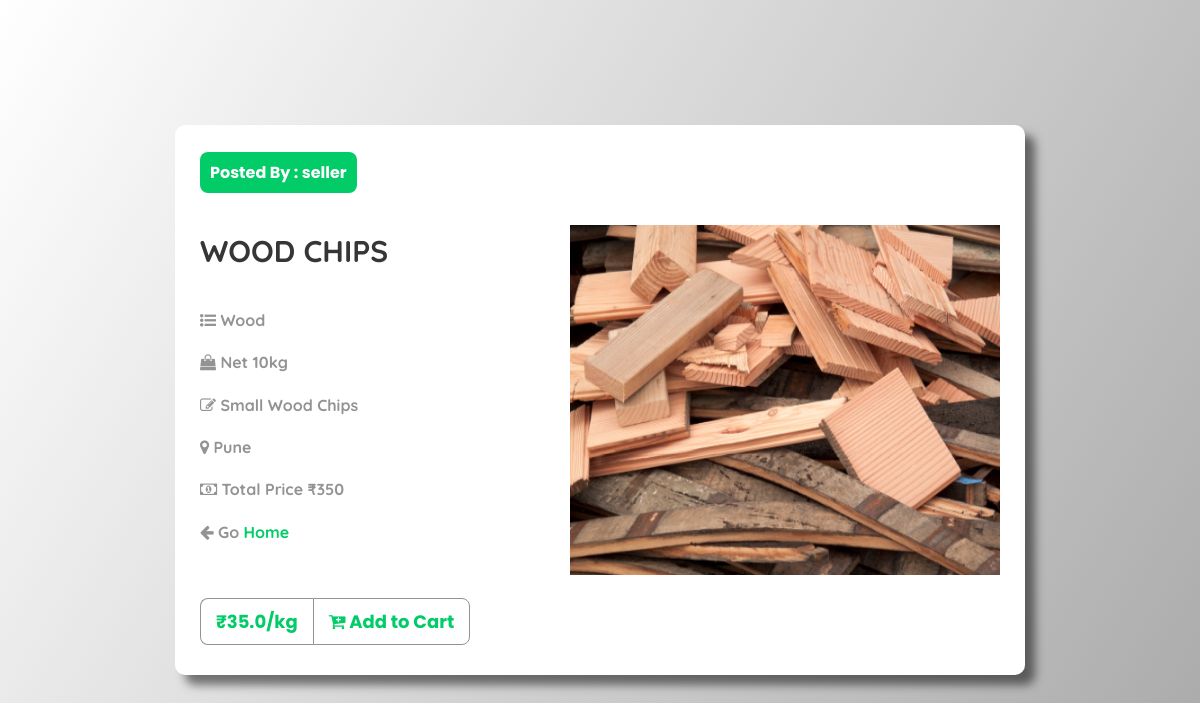
Screenshot of /item_description/2 with the database file from the repository.
### core/models.py (models this page shows, shortened)
class Product(models.Model):
    poster = models.ForeignKey(Customer, on_delete=models.CASCADE, null=True)
    name = models.CharField(max_length=100, blank=True)
    category = models.ForeignKey(Category, on_delete=models.CASCADE, blank=True)
    description = models.CharField(max_length=200, blank=True)
    price = models.FloatField(default=0.0, blank=True)
    quantity = models.IntegerField(default=0, blank=True)
    address = models.CharField(max_length=200, blank=True)
    city = models.CharField(max_length=100, blank=True)
    zip_code = models.CharField(max_length=15, blank=True)
    phone = models.CharField(max_length=12, null=True)
    image = models.ImageField(upload_to='images/', blank=True)
    available = models.BooleanField(default=True, blank=True)

class Customer(models.Model):
    user = models.OneToOneField(User, null=False, blank=False, on_delete=models.CASCADE)
    phone_field = models.CharField(max_length=12, blank=False)
    def __str__(self) :
        return self.user.username

class Category(models.Model):
    category_name = models.CharField(max_length=100)
    def __str__(self):
        return self.category_name

### core/views.py (the view)
# urls.py: path('item_description/<int:pk>', views.item_description, name='item_description'),
def item_description(request, pk):
    product = Product.objects.get(pk=pk)
    return render(request, 'core/item_description.html', {'product':product})

### templates/core/item_description.html (shortened to what this page needs)
<!DOCTYPE html>
{% load static %}
<html lang="en">
  <head>
    <link rel="stylesheet" type="text/css" href="{% static 'css/bootstrap.min.css' %}">
    <link rel="stylesheet" type="text/css" href="{% static 'fonts/line-icons.css' %}">
    <link rel="stylesheet" type="text/css" href="{% static 'css/slicknav.css' %}">
    <link rel="stylesheet" type="text/css" href="{% static 'css/animate.css' %}">
    <link rel="stylesheet" type="text/css" href="{% static 'css/owl.carousel.css' %}">
    <link rel="stylesheet" type="text/css" href="{% static 'css/main.css' %}">
    <link rel="stylesheet" type="text/css" href="{% static 'css/responsive.css' %}">
    <link rel="stylesheet" href="https://cdnjs.cloudflare.com/ajax/libs/font-awesome/4.7.0/css/font-awesome.min.css">
  </head>
  <body>
    <div class="wrapper">
        <div class="outer">
            <div class="content animated fadeInLeft" style="padding-left: 5px;">
                <span class="bg animated fadeInDown" style="font-size: 16px;"><b>Posted By : {{product.poster}}</b></span>
                <h1 style="padding-top: 40px;">{{product.name}}</h1>
                <p style="font-size: 16px; padding-top: 20px;"><i class="fa fa-list-ul"></i> <b>{{product.category}}</b></p>
                <p style="font-size: 16px;"><i class="fa fa-shopping-bag"></i> <b>Net {{product.quantity}}kg</b></p>
                <p style="font-size: 16px;"><i class="fa fa-pencil-square-o"></i> <b>{{product.description}}</b></p>
                <p style="font-size: 16px;"><i class="fa fa-map-marker"></i> <b>{{product.city}}</b></p>
                <p style="font-size: 16px;"><i class="fa fa-money"></i> <b>Total Price ₹{% widthratio product.quantity 1 product.price %}</b></p>
                <p style="font-size: 16px;"><i class="fa fa-arrow-left"></i> <b>Go</b> <a href="{% url 'index' %}" style="color:#01cc67;"><b>Home</b></a></p><br>
                <div class="button">
                    {% if user.is_authenticated %}
                    <a href="{% url 'add_to_cart' product.pk %}" style="font-size: 18px;">₹{{product.price}}/kg</a><a class="cart-btn" href="{% url 'add_to_cart' product.pk %}" style="font-size: 18px;"><i class="fa fa-cart-plus"></i> Add to Cart</a>
                    {% else %}
                    <a href="{% url 'user_login' %}" style="font-size: 18px;">₹{{product.price}}/kg</a><a class="cart-btn" href="{% url 'user_login' %}" style="font-size: 18px;"><i class="fa fa-cart-plus"></i> Add to Cart</a>
                    {% endif %}
                </div>
            </div>
            <div>
                {% if product.image %}
                <a href="{% url 'item_image' product.pk %}" target="_blank">
                    <img src="{{product.image.url}}" alt="No Image" width="465px" height="350px" class="animated fadeInRight">
                </a>
                {% else %}
                <a href="{% url 'item_image' product.pk %}" target="_blank">
                    <img src="{% static 'img/noimage.png' %}" alt="No Image" width="465px" height="350px" class="animated fadeInRight">
                </a>
                {% endif %}
                <div style="padding-left: 595px; padding-top: 415px;">
                </div>
            </div>
        </div>
    </div>
</body>
</html>

### static/css/main.css (style rules this page uses)
html { overflow-x: hidden; }
body { background: #fff; font-size: 14px; font-weight: 400; font-family: "Quicksand", sans-serif; -webkit-box-sizing: border-box; -moz-box-sizing: border-box; box-sizing: border-box; -webkit-font-smoothing: subpixel-antialiased; color: #333; line-height: 25px; -webkit-backface-visibility: hidden; backface-visibility: hidden; overflow-x: hidden; }
h1, h2, h3, h4 { font-size: 36px; font-weight: 700; font-family: "Quicksand", sans-serif; }
a { -webkit-transition: all 0.2s linear; -moz-transition: all 0.2s linear; -o-transition: all 0.2s linear; transition: all 0.2s linear; }
p { font-weight: 400; font-family: "Quicksand", sans-serif; margin: 0px; font-size: 14px; }

### templates/core/item_description.html (style rules this page uses)
body { box-sizing: border-box; background: linear-gradient(120deg,#ffffff, #a9a9a9); }
.wrapper { display: flex; justify-content: center; align-items: center; font-family: "Poppins", sans-serif; width: 100%; height: 100vh; }
.outer { position: relative; background: #ffffff; height: 550px; width: 850px; overflow: hidden; display: flex; align-items: center; border-radius: 10px; box-shadow: 10px 10px 10px rgba(0,0,0,0.5); }
img { position: absolute; top: 100px; right: -10px; z-index: 0; padding-right: 35px; }
.content { animation-delay: 0.3s; position: absolute; left: 20px; z-index: 3 }
h1 { color: #363636; text-transform: uppercase; font-size: 30px; }
p { width: 280px; font-size: 13px; line-height: 1.4; color: #939393; margin: 20px 0; }
.bg { display: inline-block; color: #ffffff; background: #01cc67; padding: 8px 10px; border-radius: 8px; font-size: .7em; }
.button { width: fit-content; height: fit-content; margin-top: 10px; margin-bottom: -5px; }
.button a { display: inline-block; overflow: hidden; position: relative; font-size: 11px; color: #01cc67; text-decoration: none; padding: 10px 15px; border: 1px solid #939393; font-weight: bold; }
.button a:after { content: ""; position: absolute; top: 0; right: -10px; width: 0%; background: #01cc67; height: 100%; z-index: -1; transition: width 0.3s ease-in-out; transform: skew(-25deg); transform-origin: right; }
.button a:nth-of-type(1) { border-radius: 8px 0 0 8px; border-right: none; }
.button a:nth-of-type(2) { border-radius: 0px 8px 8px 0; }

### rows the page displays
Product: poster "seller", name "WOOD CHIPS", category "Wood", quantity "10", description "Small Wood Chips", city "Pune", quantity+price "350", price "35.0", image (picture)
